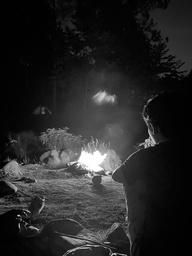
#> input picture Week10_Threholding/IMG_2257 (4).jpg, 192 x 256 px, shrunk from 3024 x 4032 before the run, given in place of plat_nomer.jpg, which was not available; the run also reads 6 pictures not shown here
$ jupyter execute Week_09_Mophology.ipynb   (text cells are left out)
#> lines starting #> are read from the running program, lines starting #| are printed output that depends on the picture; after the words box and inside, x2 and y2 are one past the last pixel; in counts of white or black regions, pixels touching at a corner belong together; pictures that were not available may be replaced by others from this repository, and a replacement may not be noted
[cell 1]
from google.colab import drive
drive.mount('/content/drive')

[cell 2]
import cv2
import numpy as np
from matplotlib import pyplot as plt

[cell 3]
# Function Dilasi

def dilasi_citra(F, w):
  height, width = F.shape

  image_dilasi = np.zeros((height, width), dtype=np.uint8)

  # generate structure element
  structure_element = np.ones((w,w), dtype=np.uint8)
  constant = (w - 1) // 2

  # melakukan proses dilasi
  for i in range(constant, height - constant):
    for j in range(constant, width - constant):
      temp = F[i-constant:i+constant+1,j-constant:j+constant+1]
      product = temp * structure_element
      image_dilasi[i,j]= np.max(product)

  return image_dilasi

[cell 4]
# Penampilan Citra Dilasi tanpa library morphology

image_dilasi_a = cv2.imread('/content/drive/MyDrive/img/plat_nomer.jpg',0)
#> image_dilasi_a is the input picture: shape (256, 192); min 0, max 255, mean 38.3

w = 5
ret, thresh = cv2.threshold(image_dilasi_a , 125, 200, cv2.THRESH_BINARY)
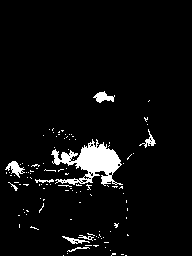
#> thresh: shape (256, 192); values 0 (black) and 200 (white), 5% white; 113 white regions (104 under 20 px), largest, box (x1, y1, x2, y2) and area: (51, 139, 123, 186) 1538, (5, 161, 25, 178) 144, (93, 91, 115, 103) 139
dilasi = dilasi_citra(thresh,w)

plt.subplot(131),plt.imshow(image_dilasi_a, cmap = 'gray')
plt.title('Citra Awal')
plt.axis('off')

plt.subplot(132),plt.imshow(dilasi, cmap = 'gray')
plt.title('Citra Hasil Dilasi')
plt.axis('off')
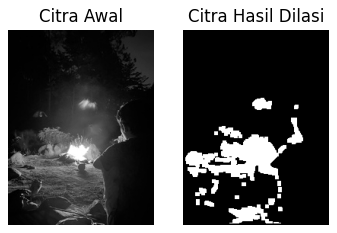
#> figure drawn by matplotlib, 2 panels

[cell 5]
# Penampilan Citra Dilasi dengan library morphology

image_dilasi_b = cv2.imread('/content/drive/MyDrive/img/plat_nomer.jpg')

ret, thresh = cv2.threshold(image_dilasi_b , 125, 200, cv2.THRESH_BINARY)
kernel = np.ones((3,3), np.uint16)
dilasi = cv2.dilate(thresh, kernel, iterations = 1)
#> dilasi: shape (256, 192, 3); values 0 (black) and 200 (white), 9.8% white; 38 white regions (19 under 20 px), largest, box (x1, y1, x2, y2) and area: (34, 138, 125, 192) 2616, (61, 230, 105, 255) 493, (4, 160, 41, 179) 395
print(kernel)

plt.subplot(121), plt.imshow(image_dilasi_b)
plt.title('Citra Awal')
plt.axis('off')

plt.subplot(122), plt.imshow(dilasi)
plt.title('Citra Hasil Dilasi')
plt.axis('off')

[cell 6]
def erosi_citra(F, w):
#> called with w = 5
    height, width, channels = F.shape

    image_erosi = np.zeros((height, width, channels), dtype=np.uint8)

    # generate structure element (square 5x5 for each channel)
    structure_element = np.ones((w, w), dtype=np.uint8)
    constant = (w - 1) // 2

    # melakukan proses erosi untuk setiap saluran warna
    for c in range(channels):
        for i in range(constant, height - constant):
            for j in range(constant, width - constant):
                temp = F[i-constant:i+constant+1, j-constant:j+constant+1, c]

                # melakukan operasi erosi dengan mengambil nilai minimum
                eroded_value = np.min(temp * structure_element)

                image_erosi[i, j, c] = eroded_value
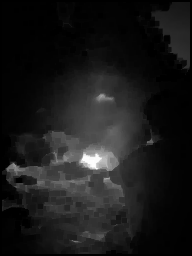
#> image_erosi: shape (256, 192, 3); min 0, max 253, mean 25.8

    return image_erosi

[cell 7]
# Penampilan Citra Erosi dengan library morphology

# Membaca gambar dalam mode keabuan
image_erosi_a = cv2.imread('/content/drive/MyDrive/img/plat_nomer.jpg')

# Menentukan ukuran kernel
w = 5

# Melakukan erosi
hasil_erosi = erosi_citra(image_erosi_a, w)

# Menampilkan gambar asli dan hasil erosi
plt.subplot(121), plt.imshow(image_erosi_a)
plt.title('Citra Awal')
plt.axis('off')

plt.subplot(122), plt.imshow(hasil_erosi)
plt.title('Citra Hasil Erosi')
plt.axis('off')

[cell 8]
# Penampilan Citra Erosi dengan library morphology

image_erosi_b = cv2.imread('/content/drive/MyDrive/img/plat_nomer.jpg')

kernel = np.ones((5,5), np.uint16)
erosi = cv2.erode(image_erosi_b, kernel, iterations = 1)
print(kernel)

plt.subplot(121), plt.imshow(image_erosi_b)
plt.title('Citra Awal')
plt.axis('off')

plt.subplot(122), plt.imshow(erosi)
plt.title('Citra Hasil Erosi')
plt.axis('off')

[cell 9]
# Fungsi erosi untuk citra biner
def erosi_citra_opening(F, w):
#> called with w = 7
    height, width = F.shape

    image_erosi = np.zeros((height, width), dtype=np.uint8)

    # generate structure element (square w x w)
    structure_element = np.ones((w, w), dtype=np.uint8)
    constant = (w - 1) // 2

    # melakukan proses erosi
    for i in range(constant, height - constant):
        for j in range(constant, width - constant):
            temp = F[i-constant:i+constant+1, j-constant:j+constant+1]

            # melakukan operasi erosi dengan mengambil nilai minimum
            eroded_value = np.min(temp * structure_element)

            image_erosi[i, j] = eroded_value
#> image_erosi: shape (256, 192); 1.1% white; 3 white regions (2 under 20 px), largest, box (x1, y1, x2, y2) and area: (80, 150, 116, 169) 518

    return image_erosi

# Fungsi dilasi untuk citra biner
def dilasi_citra_opening(F, w):
#> called with w = 7
    height, width = F.shape

    image_dilasi = np.zeros((height, width), dtype=np.uint8)

    # generate structure element (square w x w)
    structure_element = np.ones((w, w), dtype=np.uint8)
    constant = (w - 1) // 2

    # melakukan proses dilasi
    for i in range(constant, height - constant):
        for j in range(constant, width - constant):
            temp = F[i-constant:i+constant+1, j-constant:j+constant+1]

            # melakukan operasi dilasi dengan mengambil nilai maksimum
            dilated_value = np.max(temp * structure_element)

            image_dilasi[i, j] = dilated_value
#> image_dilasi: shape (256, 192); 2.1% white; 3 white regions, box (x1, y1, x2, y2) and area: (77, 147, 119, 172) 896, (97, 93, 106, 101) 70, (62, 155, 69, 163) 56

    return image_dilasi


# Fungsi opening untuk citra biner
def opening_citra(F, w):
    # Melakukan erosi terlebih dahulu
    eroded_image = erosi_citra_opening(F, w)

    # Menggunakan hasil erosi untuk dilasi
    dilated_image = dilasi_citra_opening(eroded_image, w)

    return dilated_image

[cell 10]
# Penampilan Citra Opening tanpa library morphology

# Membaca gambar
image_opening_a = cv2.imread('/content/drive/MyDrive/img/plat_nomer.jpg')

# Merubah citra awal ke citra keabuan
gray_image = cv2.cvtColor(image_opening_a, cv2.COLOR_BGR2GRAY)


# Melakukan thresholding untuk menghasilkan citra biner
_, binary_image = cv2.threshold(gray_image, 125, 255, cv2.THRESH_BINARY)

# Menentukan ukuran kernel
w = 7

# Melakukan opening pada citra biner
result_opening = opening_citra(binary_image, w)

# Menampilkan gambar asli, hasil erosi, dan hasil opening
plt.subplot(121), plt.imshow(cv2.cvtColor(image_opening_a, cv2.COLOR_BGR2RGB))
plt.title('Citra Awal')
plt.axis('off')

plt.subplot(122), plt.imshow(result_opening, cmap='gray')
plt.title('Citra Hasil Opening')
plt.axis('off')

plt.show()

[cell 11]
# Penampilan Citra Opening dengan library morphology
# Membaca gambar
image_opening_b = cv2.imread('/content/drive/MyDrive/img/plat_nomer.jpg')

# Merubah citra awal ke citra keabuan
gray_image = cv2.cvtColor(image_opening_b, cv2.COLOR_BGR2GRAY)

# Melakukan thresholding untuk menghasilkan citra biner
_, binary_image = cv2.threshold(gray_image, 125, 255, cv2.THRESH_BINARY)

# Menentukan kernel untuk operasi morfologi
kernel = np.ones((3, 3), np.uint8)

# Melakukan opening dengan library morphology dari OpenCV
opening = cv2.morphologyEx(binary_image, cv2.MORPH_OPEN, kernel)
#> opening: shape (256, 192); 3.2% white; 12 white regions (4 under 20 px), largest, box (x1, y1, x2, y2) and area: (75, 144, 120, 184) 1019, (96, 92, 114, 102) 126, (61, 152, 74, 165) 107

# Menampilkan gambar asli, citra biner, dan hasil opening
plt.subplot(131), plt.imshow(cv2.cvtColor(image_opening_b, cv2.COLOR_BGR2RGB))
plt.title('Citra Awal')
plt.axis('off')

plt.subplot(132), plt.imshow(binary_image, cmap='gray')
plt.title('Citra Biner')
plt.axis('off')

plt.subplot(133), plt.imshow(opening, cmap='gray')
plt.title('Citra Hasil Opening')
plt.axis('off')

plt.show()

[cell 12]
# Fungsi dilasi untuk citra biner
def dilasi_citra_closing(F, w):
#> called with w = 7
    height, width = F.shape

    image_dilasi = np.zeros((height, width), dtype=np.uint8)

    # generate structure element (square w x w)
    structure_element = np.ones((w, w), dtype=np.uint8)
    constant = (w - 1) // 2

    # melakukan proses dilasi
    for i in range(constant, height - constant):
        for j in range(constant, width - constant):
            temp = F[i-constant:i+constant+1, j-constant:j+constant+1]

            # melakukan operasi dilasi dengan mengambil nilai maksimum
            dilated_value = np.max(temp * structure_element)

            image_dilasi[i, j] = dilated_value
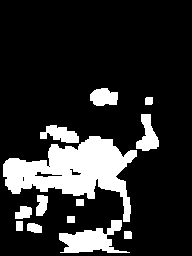
#> image_dilasi: shape (256, 192); 17.3% white; 13 white regions, largest, box (x1, y1, x2, y2) and area: (3, 136, 137, 222) 5209, (59, 220, 130, 253) 1168, (136, 114, 159, 151) 479

    return image_dilasi

# Fungsi erosi untuk citra biner
# [20 lines left out: function erosi_citra_closing, not called in this run]


# Fungsi opening untuk citra biner
def closing_citra(F, w):
    # Melakukan erosi terlebih dahulu
    dilasi_image = dilasi_citra_closing(F, w)

    # Menggunakan hasil erosi untuk dilasi
    erosi_image = erosi_citra_opening(dilasi_image, w)
#> call 2 of erosi_citra_opening, with w = 7
#> after the loop in erosi_citra_opening (call 2), `for i in range(constant, height - constant):`:
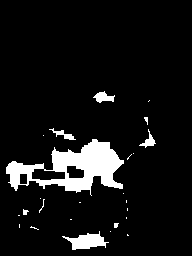
#> image_erosi: shape (256, 192); 7.9% white; 25 white regions (18 under 20 px), largest, box (x1, y1, x2, y2) and area: (6, 139, 124, 196) 2966, (62, 231, 109, 250) 449, (93, 91, 115, 103) 145

    return erosi_image

[cell 13]
# Penampilan Citra Closing tanpa library morphology

# Membaca gambar
image_closing_a = cv2.imread('/content/drive/MyDrive/img/plat_nomer.jpg')

# Merubah citra awal ke citra keabuan
gray_image = cv2.cvtColor(image_closing_a, cv2.COLOR_BGR2GRAY)


# Melakukan thresholding untuk menghasilkan citra biner
_, binary_image = cv2.threshold(gray_image, 125, 255, cv2.THRESH_BINARY)

# Menentukan ukuran kernel
w = 7

# Melakukan opening pada citra biner
result_closing = closing_citra(binary_image, w)

# Menampilkan gambar asli, hasil erosi, dan hasil opening
plt.subplot(121), plt.imshow(cv2.cvtColor(image_closing_a, cv2.COLOR_BGR2RGB))
plt.title('Citra Awal')
plt.axis('off')

plt.subplot(122), plt.imshow(result_closing, cmap='gray')
plt.title('Citra Hasil Opening')
plt.axis('off')

plt.show()

[cell 14]
# Penampilan Citra Closing dengan library morphology

# Membaca gambar
image_closing_b = cv2.imread('/content/drive/MyDrive/img/plat_nomer.jpg')

# Merubah citra awal ke citra keabuan
gray_image = cv2.cvtColor(image_closing_b, cv2.COLOR_BGR2GRAY)

# Melakukan thresholding untuk menghasilkan citra biner
_, binary_image = cv2.threshold(gray_image, 125, 255, cv2.THRESH_BINARY)

# Menentukan kernel untuk operasi morfologi
kernel = np.ones((3, 3), np.uint8)

# Melakukan opening dengan library morphology dari OpenCV
closing = cv2.morphologyEx(binary_image, cv2.MORPH_CLOSE, kernel)
#> closing: shape (256, 192); 6.1% white; 60 white regions (52 under 20 px), largest, box (x1, y1, x2, y2) and area: (35, 139, 124, 190) 1957, (62, 231, 104, 254) 275, (5, 161, 34, 178) 216

# Menampilkan gambar asli, citra biner, dan hasil opening
plt.subplot(131), plt.imshow(cv2.cvtColor(image_closing_b, cv2.COLOR_BGR2RGB))
plt.title('Citra Awal')
plt.axis('off')

plt.subplot(132), plt.imshow(binary_image, cmap='gray')
plt.title('Citra Biner')
plt.axis('off')

plt.subplot(133), plt.imshow(closing, cmap='gray')
plt.title('Citra Hasil Opening')
plt.axis('off')

plt.show()

[cell 15]
# Dilasi Cross 3 x 3 dan 5 x5

# Membaca gambar
image_cross = cv2.imread('/content/drive/MyDrive/img/plat_nomer.jpg', cv2.IMREAD_GRAYSCALE)

# Melakukan thresholding untuk menghasilkan citra biner
_, binary_image = cv2.threshold(image_cross, 125, 255, cv2.THRESH_BINARY)

# Fungsi untuk melakukan dilasi dengan Structuring Element berbentuk Cross
def dilasi_cross(image_cross, size):
#> called with size = 3
    height, width = image_cross.shape
    dilated_image = np.zeros((height, width), dtype=np.uint8)

    # Membuat Structuring Element berbentuk Cross
    structure_element = np.zeros((size, size), dtype=np.uint8)
    center = size // 2
    structure_element[:, center] = 1
    structure_element[center, :] = 1

    # Melakukan dilasi
    for i in range(center, height - center):
        for j in range(center, width - center):
            temp = image_cross[i - center:i + center + 1, j - center:j + center + 1]
            dilated_image[i, j] = np.max(temp * structure_element)
#> dilated_image: shape (256, 192); 8.3% white; 44 white regions (27 under 20 px), largest, box (x1, y1, x2, y2) and area: (34, 138, 125, 192) 2317, (61, 230, 105, 255) 418, (4, 160, 35, 179) 280

    return dilated_image

# Melakukan dilasi dengan Structuring Element berbentuk Cross 3x3
dilasi_image_cross_3x3 = dilasi_cross(binary_image, 3)

# Melakukan dilasi dengan Structuring Element berbentuk Cross 5x5
dilasi_image_cross_5x5 = dilasi_cross(binary_image, 5)
#> call 2 of dilasi_cross, with size = 5
#> after the loop in dilasi_cross (call 2), `for i in range(center, height - center):`:
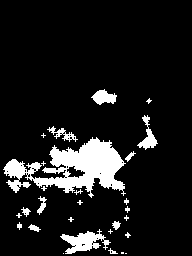
#> dilated_image: shape (256, 192); 10.6% white; 28 white regions (16 under 20 px), largest, box (x1, y1, x2, y2) and area: (3, 137, 126, 198) 3427, (60, 229, 111, 254) 600, (137, 115, 158, 150) 257

# Menampilkan hasil dilasi
plt.subplot(131), plt.imshow(binary_image, cmap='gray')
plt.title('Citra Biner')
plt.axis('off')

plt.subplot(132), plt.imshow(dilasi_image_cross_3x3, cmap='gray')
plt.title('Dilasi Cross 3x3')
plt.axis('off')

plt.subplot(133), plt.imshow(dilasi_image_cross_5x5, cmap='gray')
plt.title('Dilasi Cross 5x5')
plt.axis('off')

plt.show()

[cell 16]
# Dilasi Circular 3 x 3 dan 5 x 5

# Membaca gambar
image_circular = cv2.imread('/content/drive/MyDrive/img/plat_nomer.jpg', cv2.IMREAD_GRAYSCALE)

# Melakukan thresholding untuk menghasilkan citra biner
_, binary_image = cv2.threshold(image_circular, 125, 255, cv2.THRESH_BINARY)

# Fungsi untuk membuat Structuring Element berbentuk Circular
def create_circular(size):
    se = np.zeros((size, size), dtype=np.uint8)
    center = size // 2

    for i in range(size):
        for j in range(size):
            if (i - center) ** 2 + (j - center) ** 2 <= center ** 2:
                se[i, j] = 1

    return se

# Fungsi untuk melakukan dilasi dengan Structuring Element berbentuk Circular
def dilasi_circular(image_circular, size):
#> called with size = 3
    height, width = image_circular.shape
    dilated_image = np.zeros((height, width), dtype=np.uint8)

    # Membuat Structuring Element berbentuk Circular
    structure_element = create_circular(size)

    # Melakukan dilasi
    for i in range(size // 2, height - size // 2):
        for j in range(size // 2, width - size // 2):
            temp = image_circular[i - size // 2:i + size // 2 + 1, j - size // 2:j + size // 2 + 1]
            dilated_image[i, j] = np.max(temp * structure_element)

    return dilated_image

# Melakukan dilasi dengan Structuring Element berbentuk Circular 3x3
dilasi_image_circular_3x3 = dilasi_circular(binary_image, 3)

# Melakukan dilasi dengan Structuring Element berbentuk Circular 5x5
dilasi_image_circular_5x5 = dilasi_circular(binary_image, 5)
#> call 2 of dilasi_circular, with size = 5
#> after the loop in dilasi_circular (call 2), `for i in range(size // 2, height - size // 2):`:
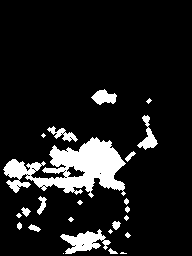
#> dilated_image: shape (256, 192); 11.3% white; 24 white regions (9 under 20 px), largest, box (x1, y1, x2, y2) and area: (3, 137, 126, 198) 3623, (60, 229, 111, 254) 634, (137, 115, 158, 150) 271

# Menampilkan hasil dilasi
plt.subplot(131), plt.imshow(binary_image, cmap='gray')
plt.title('Citra Biner')
plt.axis('off')

plt.subplot(132), plt.imshow(dilasi_image_circular_3x3, cmap='gray')
plt.title('Dilasi Circular 3x3')
plt.axis('off')

plt.subplot(133), plt.imshow(dilasi_image_circular_5x5, cmap='gray')
plt.title('Dilasi Circular 5x5')
plt.axis('off')

plt.show()

[cell 17]
# Erosi Structuring Element 3 x 5 dan 5 x 7

# Membaca gambar
image_erosi_structuring_element = cv2.imread('/content/drive/MyDrive/img/plat_nomer.jpg', cv2.IMREAD_GRAYSCALE)

# Fungsi untuk melakukan erosi dengan Structuring Element berbentuk Rectangle
def erosi_rectangle(image_erosi_structuring_element, height, width):
#> called with height = 3, width = 5
    eroded_image = cv2.erode(image_erosi_structuring_element, np.ones((height, width), np.uint8), iterations=1)
    return eroded_image

# Melakukan erosi dengan Structuring Element berbentuk Rectangle 3x5
erosi_image_rectangle_3x5 = erosi_rectangle(image_erosi_structuring_element, 3, 5)

# Melakukan erosi dengan Structuring Element berbentuk Rectangle 5x7
erosi_image_rectangle_5x7 = erosi_rectangle(image_erosi_structuring_element, 5, 7)

# Menampilkan hasil erosi
plt.subplot(131), plt.imshow(image_erosi_structuring_element, cmap='gray')
plt.title('Citra Awal')
plt.axis('off')

plt.subplot(132), plt.imshow(erosi_image_rectangle_3x5, cmap='gray')
plt.title('Erosi Rectangle 3x5')
plt.axis('off')

plt.subplot(133), plt.imshow(erosi_image_rectangle_5x7, cmap='gray')
plt.title('Erosi Rectangle 5x7')
plt.axis('off')

plt.show()

[cell 18]
# Membaca gambar
image_erosi_structur_element = cv2.imread('/content/drive/MyDrive/img/plat_nomer.jpg', cv2.IMREAD_GRAYSCALE)

# Mengubah citra ke citra biner menggunakan thresholding
_, binary_image = cv2.threshold(image_erosi_structur_element, 125, 255, cv2.THRESH_BINARY)

# Fungsi untuk melakukan erosi dengan Structuring Element berbentuk Line Vertikal
def erosi_line_vertikal(image, k):
#> called with k = 3
    m, n = image.shape

    SE = cv2.getStructuringElement(cv2.MORPH_RECT, (1, k))
    constant = (k - 1) // 2

    imgE = np.zeros((m, n), dtype=np.uint8)
    for i in range(constant, m - constant):
        for j in range(constant, n - constant):
            temp = image[i - constant:i + constant + 1, j - constant:j + constant + 1]
            product = temp * SE
            imgE[i, j] = np.min(product)
#> imgE: shape (256, 192); 2.2% white; 16 white regions (10 under 20 px), largest, box (x1, y1, x2, y2) and area: (76, 145, 119, 174) 788, (97, 93, 113, 101) 68, (10, 162, 21, 173) 53, (62, 153, 69, 162) 43, (103, 176, 111, 183) 39, (53, 151, 59, 164) 30

    return imgE

# Melakukan erosi dengan Structuring Element berbentuk Line Vertikal 3
erosi_image_line_vertikal_3 = erosi_line_vertikal(binary_image, 3)

# Melakukan erosi dengan Structuring Element berbentuk Line Vertikal 5
erosi_image_line_vertikal_5 = erosi_line_vertikal(binary_image, 5)
#> call 2 of erosi_line_vertikal, with k = 5
#> after the loop in erosi_line_vertikal (call 2), `for i in range(constant, m - constant):`:
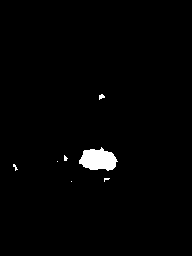
#> imgE: shape (256, 192); 1.4% white; 7 white regions (5 under 20 px), largest, box (x1, y1, x2, y2) and area: (79, 147, 118, 171) 642, (99, 94, 105, 100) 23

# Menampilkan hasil erosi
plt.subplot(131), plt.imshow(binary_image, cmap='gray')
plt.title('Citra Biner')
plt.axis('off')

plt.subplot(132), plt.imshow(erosi_image_line_vertikal_3, cmap='gray')
plt.title('Erosi Line Vertikal 3')
plt.axis('off')

plt.subplot(133), plt.imshow(erosi_image_line_vertikal_5, cmap='gray')
plt.title('Erosi Line Vertikal 5')
plt.axis('off')

plt.show()

[cell 19]
cat = cv2.imread('/content/drive/MyDrive/img/cat.jpg')
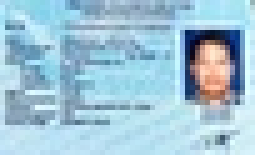
#> input picture Week01/ktp.jpeg, 51 x 31 px, shrunk from 800 x 488 before the run, given in place of cat.jpg, which was not available (shown 5 times larger)
#> cat is the input picture: shape (31, 51, 3); mean B, G, R 213.4, 195.4, 159.7
cat = cv2.cvtColor(cat, cv2.COLOR_BGR2GRAY)
#> cat: shape (31, 51)

# Tophat
filterSize =(3, 3)
kernel_tophat = cv2.getStructuringElement(cv2.MORPH_RECT, filterSize)
tophat_img = cv2.morphologyEx(cat, cv2.MORPH_TOPHAT, kernel_tophat)
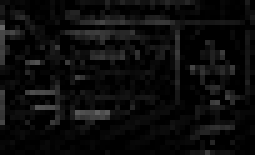
#> tophat_img: shape (31, 51) (shown 5 times larger); min 0, max 102, mean 11.8

plt.subplot(131),plt.imshow(cat,cmap = 'gray')
plt.title('Citra Awal'), plt.xticks([]), plt.yticks([])
plt.subplot(132),plt.imshow(tophat_img,cmap = 'gray')
plt.title('Citra Hasil TOP HAT'), plt.xticks([]), plt.yticks([])
plt.show()
#> (the rest of the program and of its run is left out)
